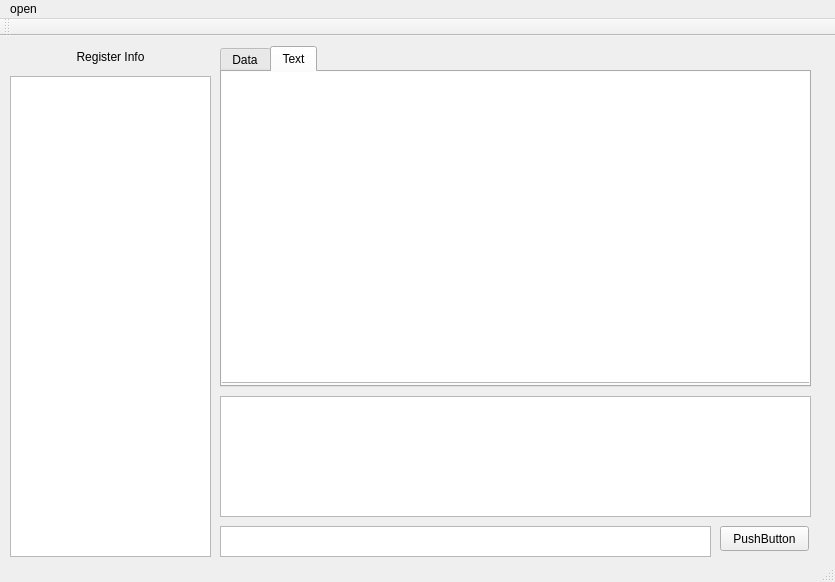
<?xml version="1.0" encoding="UTF-8"?>
<ui version="4.0">
 <class>MainWindow</class>
 <widget class="QMainWindow" name="MainWindow">
  <property name="geometry">
   <rect>
    <x>0</x>
    <y>0</y>
    <width>835</width>
    <height>582</height>
   </rect>
  </property>
  <property name="windowTitle">
   <string>MainWindow</string>
  </property>
  <widget class="QWidget" name="centralWidget">
   <widget class="QPushButton" name="pushButton">
    <property name="geometry">
     <rect>
      <x>720</x>
      <y>490</y>
      <width>89</width>
      <height>25</height>
     </rect>
    </property>
    <property name="text">
     <string>PushButton</string>
    </property>
   </widget>
   <widget class="QTextEdit" name="textEdit_2">
    <property name="geometry">
     <rect>
      <x>220</x>
      <y>490</y>
      <width>491</width>
      <height>31</height>
     </rect>
    </property>
   </widget>
   <widget class="QTabWidget" name="tabWidget">
    <property name="geometry">
     <rect>
      <x>220</x>
      <y>10</y>
      <width>591</width>
      <height>341</height>
     </rect>
    </property>
    <property name="currentIndex">
     <number>1</number>
    </property>
    <widget class="QWidget" name="Data">
     <attribute name="title">
      <string>Data</string>
     </attribute>
     <widget class="QTextBrowser" name="data">
      <property name="geometry">
       <rect>
        <x>-1</x>
        <y>-1</y>
        <width>591</width>
        <height>312</height>
       </rect>
      </property>
     </widget>
    </widget>
    <widget class="QWidget" name="Text">
     <attribute name="title">
      <string>Text</string>
     </attribute>
     <widget class="QTextBrowser" name="text">
      <property name="geometry">
       <rect>
        <x>-1</x>
        <y>-1</y>
        <width>591</width>
        <height>312</height>
       </rect>
      </property>
     </widget>
    </widget>
   </widget>
   <widget class="QLabel" name="label">
    <property name="geometry">
     <rect>
      <x>20</x>
      <y>10</y>
      <width>181</width>
      <height>21</height>
     </rect>
    </property>
    <property name="styleSheet">
     <string notr="true"/>
    </property>
    <property name="text">
     <string>Register Info</string>
    </property>
    <property name="alignment">
     <set>Qt::AlignCenter</set>
    </property>
   </widget>
   <widget class="QTextBrowser" name="regInfo">
    <property name="geometry">
     <rect>
      <x>10</x>
      <y>40</y>
      <width>201</width>
      <height>481</height>
     </rect>
    </property>
   </widget>
   <widget class="QTextBrowser" name="cmd">
    <property name="geometry">
     <rect>
      <x>220</x>
      <y>360</y>
      <width>591</width>
      <height>121</height>
     </rect>
    </property>
   </widget>
  </widget>
  <widget class="QMenuBar" name="menuBar">
   <property name="geometry">
    <rect>
     <x>0</x>
     <y>0</y>
     <width>835</width>
     <height>22</height>
    </rect>
   </property>
   <widget class="QMenu" name="menuopen">
    <property name="title">
     <string>open</string>
    </property>
   </widget>
   <addaction name="menuopen"/>
  </widget>
  <widget class="QToolBar" name="mainToolBar">
   <attribute name="toolBarArea">
    <enum>TopToolBarArea</enum>
   </attribute>
   <attribute name="toolBarBreak">
    <bool>false</bool>
   </attribute>
  </widget>
  <widget class="QStatusBar" name="statusBar"/>
 </widget>
 <layoutdefault spacing="6" margin="11"/>
 <resources/>
 <connections/>
</ui>
